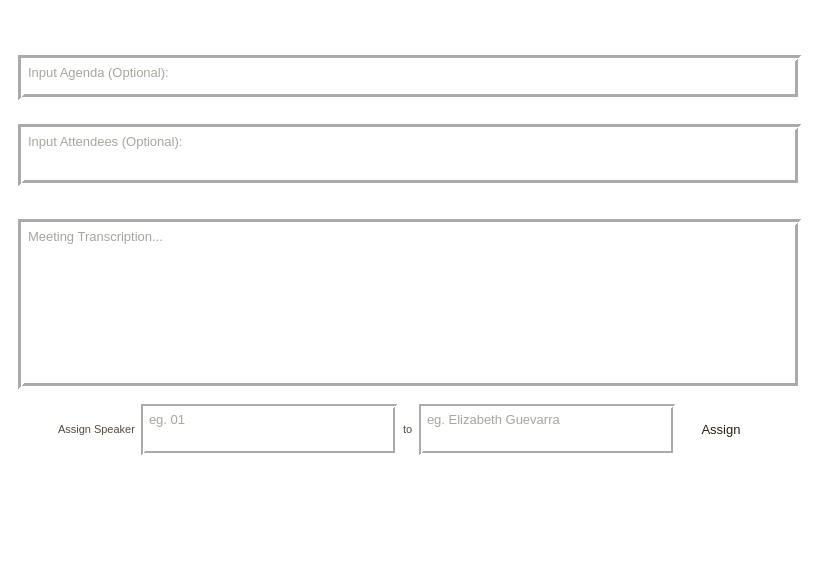
            <widget class="QWidget" name="GeneratePage1">
             <layout class="QVBoxLayout" name="verticalLayout_12">
              <property name="spacing">
               <number>0</number>
              </property>
              <property name="leftMargin">
               <number>0</number>
              </property>
              <property name="topMargin">
               <number>0</number>
              </property>
              <property name="rightMargin">
               <number>0</number>
              </property>
              <property name="bottomMargin">
               <number>0</number>
              </property>
              <item>
               <widget class="QFrame" name="frame_16">
                <property name="styleSheet">
                 <string notr="true">background-color:rgb(255, 255, 255)</string>
                </property>
                <property name="frameShape">
                 <enum>QFrame::NoFrame</enum>
                </property>
                <property name="frameShadow">
                 <enum>QFrame::Raised</enum>
                </property>
                <layout class="QVBoxLayout" name="verticalLayout_13">
                 <item>
                  <widget class="QFrame" name="frame_20">
                   <property name="sizePolicy">
                    <sizepolicy hsizetype="Preferred" vsizetype="Preferred">
                     <horstretch>0</horstretch>
                     <verstretch>0</verstretch>
                    </sizepolicy>
                   </property>
                   <property name="maximumSize">
                    <size>
                     <width>16777215</width>
                     <height>100</height>
                    </size>
                   </property>
                   <property name="frameShape">
                    <enum>QFrame::NoFrame</enum>
                   </property>
                   <property name="frameShadow">
                    <enum>QFrame::Raised</enum>
                   </property>
                   <layout class="QVBoxLayout" name="verticalLayout_15">
                    <property name="spacing">
                     <number>15</number>
                    </property>
                    <item alignment="Qt::AlignLeft">
                     <widget class="QPushButton" name="clearBtn">
                      <property name="styleSheet">
                       <string notr="true">QPushButton:hover {
    background-color: rgb(185, 128, 118);

}</string>
                      </property>
                      <property name="text">
                       <string/>
                      </property>
                      <property name="icon">
                       <iconset resource="images.qrc">
                        <normaloff>:/icons/images/icons/closeTwo.png</normaloff>:/icons/images/icons/closeTwo.png</iconset>
                      </property>
                      <property name="iconSize">
                       <size>
                        <width>16</width>
                        <height>16</height>
                       </size>
                      </property>
                      <property name="flat">
                       <bool>true</bool>
                      </property>
                     </widget>
                    </item>
                    <item>
                     <widget class="QTextEdit" name="agendaInput">
                      <property name="maximumSize">
                       <size>
                        <width>16777215</width>
                        <height>16777215</height>
                       </size>
                      </property>
                      <property name="styleSheet">
                       <string notr="true">QTextEdit {
    font-family: &quot;Courier New&quot;;
    font-size: 10pt;
    color: #54493E;
}

</string>
                      </property>
                      <property name="frameShape">
                       <enum>QFrame::Box</enum>
                      </property>
                      <property name="lineWidth">
                       <number>3</number>
                      </property>
                      <property name="placeholderText">
                       <string>Input Agenda (Optional):</string>
                      </property>
                     </widget>
                    </item>
                   </layout>
                  </widget>
                 </item>
                 <item>
                  <widget class="QFrame" name="frame_17">
                   <property name="maximumSize">
                    <size>
                     <width>16777215</width>
                     <height>80</height>
                    </size>
                   </property>
                   <property name="frameShape">
                    <enum>QFrame::NoFrame</enum>
                   </property>
                   <property name="frameShadow">
                    <enum>QFrame::Sunken</enum>
                   </property>
                   <property name="lineWidth">
                    <number>2</number>
                   </property>
                   <layout class="QHBoxLayout" name="horizontalLayout_11">
                    <item>
                     <widget class="QTextEdit" name="attendeesInput">
                      <property name="styleSheet">
                       <string notr="true">QTextEdit {
    font-family: &quot;Courier New&quot;;
    font-size: 10pt;
    color: #54493E;
}

</string>
                      </property>
                      <property name="frameShape">
                       <enum>QFrame::Box</enum>
                      </property>
                      <property name="lineWidth">
                       <number>3</number>
                      </property>
                      <property name="placeholderText">
                       <string>Input Attendees (Optional):</string>
                      </property>
                     </widget>
                    </item>
                   </layout>
                  </widget>
                 </item>
                 <item>
                  <widget class="QFrame" name="display">
                   <property name="sizePolicy">
                    <sizepolicy hsizetype="Preferred" vsizetype="Expanding">
                     <horstretch>0</horstretch>
                     <verstretch>0</verstretch>
                    </sizepolicy>
                   </property>
                   <property name="frameShape">
                    <enum>QFrame::NoFrame</enum>
                   </property>
                   <property name="frameShadow">
                    <enum>QFrame::Raised</enum>
                   </property>
                   <layout class="QVBoxLayout" name="verticalLayout_14">
                    <item>
                     <widget class="QFrame" name="transcriptFrame">
                      <property name="sizePolicy">
                       <sizepolicy hsizetype="Preferred" vsizetype="Expanding">
                        <horstretch>0</horstretch>
                        <verstretch>0</verstretch>
                       </sizepolicy>
                      </property>
                      <property name="frameShape">
                       <enum>QFrame::NoFrame</enum>
                      </property>
                      <property name="frameShadow">
                       <enum>QFrame::Raised</enum>
                      </property>
                      <layout class="QHBoxLayout" name="horizontalLayout_17">
                       <property name="leftMargin">
                        <number>0</number>
                       </property>
                       <property name="rightMargin">
                        <number>0</number>
                       </property>
                       <item>
                        <widget class="QTextEdit" name="transcriptDisplay">
                         <property name="minimumSize">
                          <size>
                           <width>0</width>
                           <height>170</height>
                          </size>
                         </property>
                         <property name="maximumSize">
                          <size>
                           <width>16777215</width>
                           <height>1000</height>
                          </size>
                         </property>
                         <property name="styleSheet">
                          <string notr="true">QTextEdit {
    font-family: &quot;Courier New&quot;;
    font-size: 10pt;
    color: #54493E;
}

</string>
                         </property>
                         <property name="frameShape">
                          <enum>QFrame::Box</enum>
                         </property>
                         <property name="lineWidth">
                          <number>3</number>
                         </property>
                         <property name="sizeAdjustPolicy">
                          <enum>QAbstractScrollArea::AdjustToContents</enum>
                         </property>
                         <property name="lineWrapColumnOrWidth">
                          <number>50</number>
                         </property>
                         <property name="placeholderText">
                          <string>Meeting Transcription...</string>
                         </property>
                        </widget>
                       </item>
                      </layout>
                     </widget>
                    </item>
                    <item>
                     <widget class="QFrame" name="speakerFrame">
                      <property name="minimumSize">
                       <size>
                        <width>0</width>
                        <height>20</height>
                       </size>
                      </property>
                      <property name="maximumSize">
                       <size>
                        <width>16777215</width>
                        <height>60</height>
                       </size>
                      </property>
                      <property name="frameShape">
                       <enum>QFrame::NoFrame</enum>
                      </property>
                      <property name="frameShadow">
                       <enum>QFrame::Raised</enum>
                      </property>
                      <layout class="QHBoxLayout" name="horizontalLayout_16">
                       <property name="leftMargin">
                        <number>40</number>
                       </property>
                       <property name="topMargin">
                        <number>0</number>
                       </property>
                       <property name="rightMargin">
                        <number>40</number>
                       </property>
                       <item>
                        <widget class="QLabel" name="label_2">
                         <property name="styleSheet">
                          <string notr="true">QLabel {
    font-family: &quot;Courier New&quot;;
    font-size: 8pt;
    color: #54493E;
}

</string>
                         </property>
                         <property name="text">
                          <string>Assign Speaker</string>
                         </property>
                        </widget>
                       </item>
                       <item>
                        <widget class="QTextEdit" name="speakerNumber">
                         <property name="styleSheet">
                          <string notr="true">QTextEdit {
    font-family: &quot;Courier New&quot;;
    font-size: 10pt;
    color: #54493E;
}

</string>
                         </property>
                         <property name="frameShape">
                          <enum>QFrame::Box</enum>
                         </property>
                         <property name="lineWidth">
                          <number>2</number>
                         </property>
                         <property name="placeholderText">
                          <string>eg. 01</string>
                         </property>
                        </widget>
                       </item>
                       <item>
                        <widget class="QLabel" name="label_3">
                         <property name="styleSheet">
                          <string notr="true">QLabel {
    font-family: &quot;Courier New&quot;;
    font-size: 8pt;
    color: #54493E;
}

</string>
                         </property>
                         <property name="text">
                          <string>to</string>
                         </property>
                        </widget>
                       </item>
                       <item>
                        <widget class="QTextEdit" name="speakerName">
                         <property name="styleSheet">
                          <string notr="true">QTextEdit {
    font-family: &quot;Courier New&quot;;
    font-size: 10pt;
    color: #54493E;
}

</string>
                         </property>
                         <property name="frameShape">
                          <enum>QFrame::Box</enum>
                         </property>
                         <property name="lineWidth">
                          <number>2</number>
                         </property>
                         <property name="placeholderText">
                          <string>eg. Elizabeth Guevarra</string>
                         </property>
                        </widget>
                       </item>
                       <item>
                        <widget class="QPushButton" name="assignSpeakerBtn">
                         <property name="styleSheet">
                          <string notr="true">QPushButton {
    font-family: &quot;Courier New&quot;;
    font-size: 10pt;
    color: rgb(41, 28, 14);
    background-color: rgb(225, 212, 194);
}

QPushButton:hover {
    background-color:  rgb(167, 141, 120) 
}
</string>
                         </property>
                         <property name="text">
                          <string>Assign</string>
                         </property>
                         <property name="flat">
                          <bool>true</bool>
                         </property>
                        </widget>
                       </item>
                      </layout>
                     </widget>
                    </item>
                    <item>
                     <widget class="QLabel" name="uploadedFileLabel">
                      <property name="styleSheet">
                       <string notr="true">color: rgb(185, 186, 143)</string>
                      </property>
                      <property name="text">
                       <string/>
                      </property>
                      <property name="indent">
                       <number>-1</number>
                      </property>
                     </widget>
                    </item>
                   </layout>
                  </widget>
                 </item>
                 <item>
                  <widget class="QFrame" name="buttonsFrame">
                   <property name="minimumSize">
                    <size>
                     <width>0</width>
                     <height>80</height>
                    </size>
                   </property>
                   <property name="frameShape">
                    <enum>QFrame::NoFrame</enum>
                   </property>
                   <property name="frameShadow">
                    <enum>QFrame::Raised</enum>
                   </property>
                   <layout class="QHBoxLayout" name="horizontalLayout_13">
                    <property name="topMargin">
                     <number>0</number>
                    </property>
                    <property name="bottomMargin">
                     <number>15</number>
                    </property>
                    <item alignment="Qt::AlignLeft|Qt::AlignTop">
                     <widget class="QFrame" name="frame_21">
                      <property name="frameShape">
                       <enum>QFrame::NoFrame</enum>
                      </property>
                      <property name="frameShadow">
                       <enum>QFrame::Raised</enum>
                      </property>
                      <layout class="QHBoxLayout" name="horizontalLayout_14">
                       <property name="spacing">
                        <number>6</number>
                       </property>
                       <property name="leftMargin">
                        <number>0</number>
                       </property>
                       <property name="topMargin">
                        <number>0</number>
                       </property>
                       <property name="rightMargin">
                        <number>0</number>
                       </property>
                       <property name="bottomMargin">
                        <number>30</number>
                       </property>
                       <item>
                        <widget class="QPushButton" name="uploadBtn">
                         <property name="sizePolicy">
                          <sizepolicy hsizetype="Minimum" vsizetype="Fixed">
                           <horstretch>0</horstretch>
                           <verstretch>0</verstretch>
                          </sizepolicy>
                         </property>
                         <property name="minimumSize">
                          <size>
                           <width>70</width>
                           <height>0</height>
                          </size>
                         </property>
                         <property name="maximumSize">
                          <size>
                           <width>30</width>
                           <height>30</height>
                          </size>
                         </property>
                         <property name="styleSheet">
                          <string notr="true">QPushButton {
    background-color:rgb(78, 64, 50)
}


QPushButton:hover {
    background-color:  rgb(167, 141, 120) 
}</string>
                         </property>
                         <property name="text">
                          <string/>
                         </property>
                         <property name="icon">
                          <iconset resource="images.qrc">
                           <normaloff>:/buttons/images/buttons/uploadBtn.png</normaloff>:/buttons/images/buttons/uploadBtn.png</iconset>
                         </property>
                         <property name="iconSize">
                          <size>
                           <width>55</width>
                           <height>18</height>
                          </size>
                         </property>
                         <property name="flat">
                          <bool>true</bool>
                         </property>
                        </widget>
                       </item>
                       <item>
                        <widget class="QPushButton" name="transcribeBtn">
                         <property name="minimumSize">
                          <size>
                           <width>100</width>
                           <height>0</height>
                          </size>
                         </property>
                         <property name="maximumSize">
                          <size>
                           <width>150</width>
                           <height>30</height>
                          </size>
                         </property>
                         <property name="styleSheet">
                          <string notr="true">QPushButton {
    background-color:rgb(78, 64, 50)
}

QPushButton:hover {
    background-color:  rgb(167, 141, 120) 
}
</string>
                         </property>
                         <property name="text">
                          <string/>
                         </property>
                         <property name="icon">
                          <iconset resource="images.qrc">
                           <normaloff>:/buttons/images/buttons/transcribeBtn.png</normaloff>:/buttons/images/buttons/transcribeBtn.png</iconset>
                         </property>
                         <property name="iconSize">
                          <size>
                           <width>70</width>
                           <height>20</height>
                          </size>
                         </property>
                         <property name="flat">
                          <bool>true</bool>
                         </property>
                        </widget>
                       </item>
                      </layout>
                     </widget>
                    </item>
                    <item alignment="Qt::AlignRight|Qt::AlignTop">
                     <widget class="QFrame" name="frame_22">
                      <property name="frameShape">
                       <enum>QFrame::NoFrame</enum>
                      </property>
                      <property name="frameShadow">
                       <enum>QFrame::Raised</enum>
                      </property>
                      <layout class="QHBoxLayout" name="horizontalLayout_15">
                       <property name="leftMargin">
                        <number>150</number>
                       </property>
                       <property name="topMargin">
                        <number>0</number>
                       </property>
                       <property name="rightMargin">
                        <number>0</number>
                       </property>
                       <property name="bottomMargin">
                        <number>30</number>
                       </property>
                       <item>
                        <widget class="QPushButton" name="proceedBtn">
                         <property name="minimumSize">
                          <size>
                           <width>80</width>
                           <height>0</height>
                          </size>
                         </property>
                         <property name="maximumSize">
                          <size>
                           <width>120</width>
                           <height>30</height>
                          </size>
                         </property>
                         <property name="styleSheet">
                          <string notr="true">QPushButton {
    background-color:rgb(78, 64, 50)
}

QPushButton:hover {
    background-color:rgb(185, 186, 143)
}</string>
                         </property>
                         <property name="text">
                          <string/>
                         </property>
                         <property name="icon">
                          <iconset resource="images.qrc">
                           <normaloff>:/buttons/images/buttons/proceedBtn.png</normaloff>:/buttons/images/buttons/proceedBtn.png</iconset>
                         </property>
                         <property name="iconSize">
                          <size>
                           <width>60</width>
                           <height>20</height>
                          </size>
                         </property>
                         <property name="flat">
                          <bool>true</bool>
                         </property>
                        </widget>
                       </item>
                      </layout>
                     </widget>
                    </item>
                   </layout>
                  </widget>
                 </item>
                </layout>
               </widget>
              </item>
             </layout>
            </widget>
